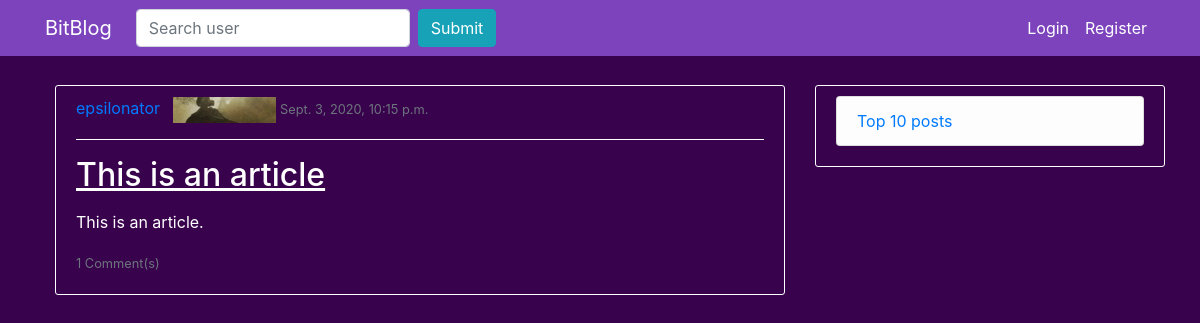
The page / on the database its author committed.
### blog/models.py (models this page shows, shortened)
class BlogPost(models.Model):
	title = models.CharField(max_length = 50)
	content = RichTextField()
	post_date = models.DateTimeField(default = timezone.now)
	author = models.ForeignKey(User, on_delete = models.CASCADE)
	votes = models.IntegerField(default = 0)

class BlogUser(models.Model):
	user = models.OneToOneField(User, on_delete = models.CASCADE)
	desc = models.TextField(max_length = 250, default = "No description")
	hometown = models.CharField(max_length = 200, default = "Not specified")
	birth_date = models.DateField(null = True, blank = True)
	current_profile_card = models.ForeignKey(ProfileCard, on_delete = models.DO_NOTHING, default = 1)

class ProfileCard(models.Model):
	name = models.CharField(unique = True, max_length = 50)
	img = models.ImageField(upload_to = 'profile_cards')
	img_small = models.ImageField(upload_to = 'profile_cards_small')

### blog/views.py (the view)
# urls.py: path('',  BlogPostListView.as_view(), name = 'blog-home'),
class BlogPostListView(ListView):
	model = BlogPost
	template_name = 'index.html'
	context_object_name = 'posts'
	ordering = ['-post_date']
	paginate_by = 20

### blog/templates/index.html (shortened to what this page needs)
{% extends 'blog/base.html' %}
{% block content %}
	{% for post in posts %}
		<article class="media content-section">
			<div class="media-body">
				<div class="article-metadata">
					<a class="mr-2" href="{% url 'profile' post.author.username %}">{{ post.author }}</a>
					<img src = "{{ post.author.bloguser.current_profile_card.img_small.url }}">
					<small class="text-muted">{{ post.post_date }}</small>
				</div>
				<hr>
				<h2><a class="article-title" href="{% url 'post' post.id %}">{{ post.title }}</a></h2>
				<p class="article-content">{{ post.content | safe | linebreaks | truncatewords:"100" }}</p>
				<small class="text-muted">{{ post.blogcomment_set.count }} Comment(s)</small>
			</div>
		</article>
	{% endfor %}
{% endblock %}
{% block sidebar %}
	<div class="content-section">
		{% if user.is_authenticated %}
	    	<h3>Welcome {{ user.username }}!</h3>
	    	<ul class="list-group">
	    		<li class="list-group-item list-group-item-light"><a href="">Top 10 posts</a></li>
	        	<li class="list-group-item list-group-item-light"><a href="{% url 'post-create' %}">Create Post</a></li>
	        	<li class="list-group-item list-group-item-light"><a href="{% url 'profile' user.username %}">Check Profile</a></li>
	      	</ul>
      	{% else %}
      		<ul class="list-group">
      			<li class="list-group-item list-group-item-light"><a href="">Top 10 posts</a></li>
      		</ul>
      	{% endif %}
  	</div>
{% endblock %}

### blog/static/blog/main.css (style rules this page uses)
body { background-color: #39024d; color: #FFFFFF; margin-left: 20px; padding-top: 65px; }
.content-section { padding: 10px 20px 20px 20px; margin-top: 20px; margin-bottom: 20px; border: 1px solid #ffffff; border-radius: 3px; }
.article-title { color: #ffffff; text-decoration: underline; }
.article-content { word-wrap: break-word; }
hr { border-color: #ffffff; }

### rows shown on the page
BlogPost: author "epsilonator", author.bloguser.current_profile_card.img_small (picture), post_date "Sept. 3, 2020, 10:15 p.m.", title "This is an article", content "This is an article.", blogcomment_set.count "1"
